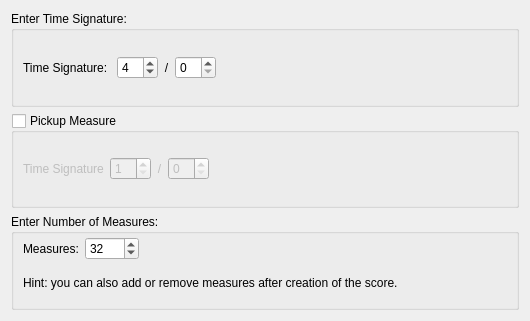
<?xml version="1.0" encoding="UTF-8"?>
<ui version="4.0">
 <class>TimesigWizard</class>
 <widget class="QWidget" name="TimesigWizard">
  <property name="geometry">
   <rect>
    <x>0</x>
    <y>0</y>
    <width>530</width>
    <height>321</height>
   </rect>
  </property>
  <property name="windowTitle">
   <string>Form</string>
  </property>
  <layout class="QVBoxLayout">
   <item>
    <widget class="QGroupBox" name="groupBox">
     <property name="sizePolicy">
      <sizepolicy hsizetype="Preferred" vsizetype="Preferred">
       <horstretch>0</horstretch>
       <verstretch>0</verstretch>
      </sizepolicy>
     </property>
     <property name="title">
      <string>Enter Time Signature:</string>
     </property>
     <property name="flat">
      <bool>true</bool>
     </property>
     <layout class="QHBoxLayout">
      <item>
       <widget class="QLabel" name="label_3">
        <property name="text">
         <string>Time Signature: </string>
        </property>
       </widget>
      </item>
      <item>
       <widget class="QSpinBox" name="timesigZ">
        <property name="minimum">
         <number>1</number>
        </property>
        <property name="maximum">
         <number>63</number>
        </property>
        <property name="value">
         <number>4</number>
        </property>
       </widget>
      </item>
      <item>
       <widget class="QLabel" name="label">
        <property name="sizePolicy">
         <sizepolicy hsizetype="Preferred" vsizetype="Preferred">
          <horstretch>0</horstretch>
          <verstretch>0</verstretch>
         </sizepolicy>
        </property>
        <property name="text">
         <string>/</string>
        </property>
        <property name="alignment">
         <set>Qt::AlignCenter</set>
        </property>
       </widget>
      </item>
      <item>
       <widget class="Awl::DenominatorSpinBox" name="timesigN">
        <property name="maximum">
         <number>32</number>
        </property>
       </widget>
      </item>
      <item>
       <spacer>
        <property name="orientation">
         <enum>Qt::Horizontal</enum>
        </property>
        <property name="sizeHint" stdset="0">
         <size>
          <width>40</width>
          <height>20</height>
         </size>
        </property>
       </spacer>
      </item>
     </layout>
    </widget>
   </item>
   <item>
    <widget class="QGroupBox" name="pickupMeasure">
     <property name="title">
      <string>Pickup Measure</string>
     </property>
     <property name="flat">
      <bool>true</bool>
     </property>
     <property name="checkable">
      <bool>true</bool>
     </property>
     <property name="checked">
      <bool>false</bool>
     </property>
     <layout class="QHBoxLayout">
      <item>
       <widget class="QLabel" name="label_5">
        <property name="text">
         <string>Time Signature</string>
        </property>
       </widget>
      </item>
      <item>
       <widget class="QSpinBox" name="pickupTimesigZ">
        <property name="minimum">
         <number>1</number>
        </property>
        <property name="maximum">
         <number>63</number>
        </property>
        <property name="value">
         <number>1</number>
        </property>
       </widget>
      </item>
      <item>
       <widget class="QLabel" name="label_6">
        <property name="sizePolicy">
         <sizepolicy hsizetype="Preferred" vsizetype="Preferred">
          <horstretch>0</horstretch>
          <verstretch>0</verstretch>
         </sizepolicy>
        </property>
        <property name="text">
         <string>/</string>
        </property>
        <property name="alignment">
         <set>Qt::AlignCenter</set>
        </property>
       </widget>
      </item>
      <item>
       <widget class="Awl::DenominatorSpinBox" name="pickupTimesigN">
        <property name="maximum">
         <number>32</number>
        </property>
       </widget>
      </item>
      <item>
       <spacer>
        <property name="orientation">
         <enum>Qt::Horizontal</enum>
        </property>
        <property name="sizeHint" stdset="0">
         <size>
          <width>40</width>
          <height>20</height>
         </size>
        </property>
       </spacer>
      </item>
     </layout>
    </widget>
   </item>
   <item>
    <widget class="QGroupBox" name="groupBox_2">
     <property name="title">
      <string>Enter Number of Measures:</string>
     </property>
     <property name="flat">
      <bool>true</bool>
     </property>
     <layout class="QGridLayout">
      <property name="topMargin">
       <number>3</number>
      </property>
      <property name="bottomMargin">
       <number>3</number>
      </property>
      <property name="verticalSpacing">
       <number>3</number>
      </property>
      <item row="1" column="0">
       <widget class="QLabel" name="label_2">
        <property name="text">
         <string>Measures:</string>
        </property>
       </widget>
      </item>
      <item row="1" column="1">
       <widget class="QSpinBox" name="measureCount">
        <property name="minimum">
         <number>1</number>
        </property>
        <property name="maximum">
         <number>9999</number>
        </property>
        <property name="value">
         <number>32</number>
        </property>
       </widget>
      </item>
      <item row="1" column="2">
       <spacer>
        <property name="orientation">
         <enum>Qt::Horizontal</enum>
        </property>
        <property name="sizeHint" stdset="0">
         <size>
          <width>121</width>
          <height>20</height>
         </size>
        </property>
       </spacer>
      </item>
      <item row="2" column="0" colspan="3">
       <widget class="QLabel" name="label_4">
        <property name="sizePolicy">
         <sizepolicy hsizetype="Preferred" vsizetype="Fixed">
          <horstretch>0</horstretch>
          <verstretch>0</verstretch>
         </sizepolicy>
        </property>
        <property name="text">
         <string>&lt;html&gt;&lt;head&gt;&lt;meta name=&quot;qrichtext&quot; content=&quot;1&quot; /&gt;&lt;style type=&quot;text/css&quot;&gt;
p, li { white-space: pre-wrap; }
&lt;/style&gt;&lt;/head&gt;&lt;body style=&quot; font-family:'Sans Serif'; font-size:9pt; font-weight:400; font-style:normal;&quot;&gt;
&lt;p style=&quot; margin-top:0px; margin-bottom:0px; margin-left:0px; margin-right:0px; -qt-block-indent:0; text-indent:0px;&quot;&gt;Hint: you can also add or remove measures after creation of the score.&lt;/p&gt;&lt;/body&gt;&lt;/html&gt;</string>
        </property>
        <property name="textFormat">
         <enum>Qt::RichText</enum>
        </property>
        <property name="wordWrap">
         <bool>true</bool>
        </property>
       </widget>
      </item>
     </layout>
    </widget>
   </item>
  </layout>
 </widget>
 <customwidgets>
  <customwidget>
   <class>Awl::DenominatorSpinBox</class>
   <extends>QSpinBox</extends>
   <header>awl/denomspinbox.h</header>
  </customwidget>
 </customwidgets>
 <resources/>
 <connections/>
</ui>
